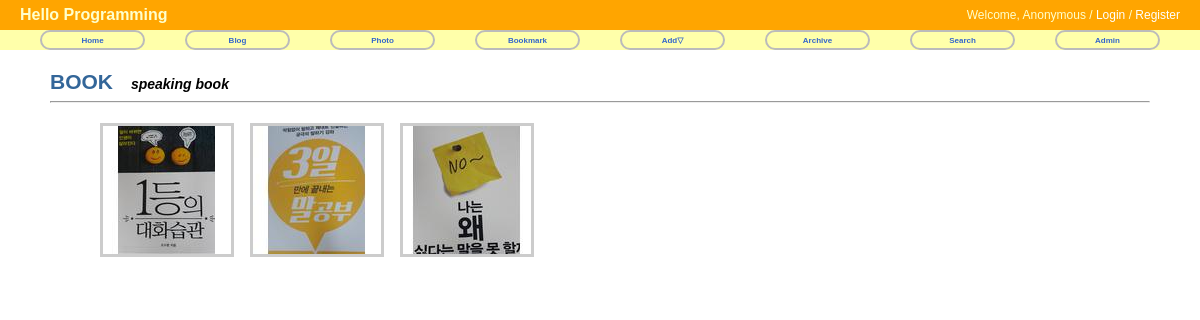
The app's page /photo/ with its own data.
### photo/models.py (models this page shows, shortened)
@python_2_unicode_compatible
class Album(models.Model):
    name = models.CharField(max_length=50)
    description = models.CharField('One Line Description',max_length=100, blank=True)
    class Meta:
        ordering = ['name']

@python_2_unicode_compatible
class Photo(models.Model):
    album = models.ForeignKey(Album)
    title = models.CharField(max_length=50)
    image = ThumbnailImageField(upload_to='photo/%Y/%m')
    description = models.TextField('Photo Description',blank=True)
    upload_date = models.DateTimeField('Upload Date',auto_now_add=True)
    class Meta:
        ordering = ['title']
    def get_absolute_url(self):
        return reverse('photo:photo_detail',args=(self.id,))

### photo/views.py (the view)
class AlbumLV(ListView):
    model = Album

### photo/fields.py (called while the page is built)
def _add_thumb(s):
    parts = s.split(".")
    parts.insert(-1,"thumb")
    if parts[-1].lower() not in ['jpeg','jpg']:
        parts[-1] = 'jpg'
    return ".".join(parts)

    def _get_thumb_url(self):
        return _add_thumb(self.url)

### photo/templates/photo/album_list.html (shortened to what this page needs)
{% extends "base.html" %}
{% load staticfiles %}
{% block extrastyle %}{% static "photo/photo.css" %}{%endblock%}
{% block content %}
<div id="content">
  {% for item in object_list%}
    <div class="clear_float">
      <h2 style="display:inline"><a href="{% url 'photo:album_detail' item.id %}">{{item.name}}</a></h2>
      &emsp;<b><i>{{item.description}}</i></b>
    </div>
    <hr />
    <div class="album-list">
      {% for photo in item.photo_set.all|slice:":5" %}
        <div class="album-list-photo">
          <a href="{{photo.get_absolute_url}}"><img class="thumbnail" src="{{photo.image.thumb_url}}" /></a>
        </div>
      {% endfor%}
    </div>
  {% endfor%}
</div>
{% endblock%}

### static/css/base.css (style rules this page uses)
body { font-family: "Lucida Grande","Verdana","Arial","sans-serif"; font-size: 14px; }
div#content { position: absolute; top: 70px; left: 50px; right: 50px; }
a:link, a:visited { color: #369; text-decoration: none; }

### photo/static/photo/photo.css (style rules this page uses)
div.album-list { margin:20px 50px; }
div.album-list-photo { float :left; width: 150px; height: 180px; }
img.thumbnail { border:3px solid #ccc; }
div.clear_float { clear: both; }

### records on screen
Album: name "BOOK", description "speaking book"
Photo: shows a picture
Photo: shows a picture
Photo: shows a picture
